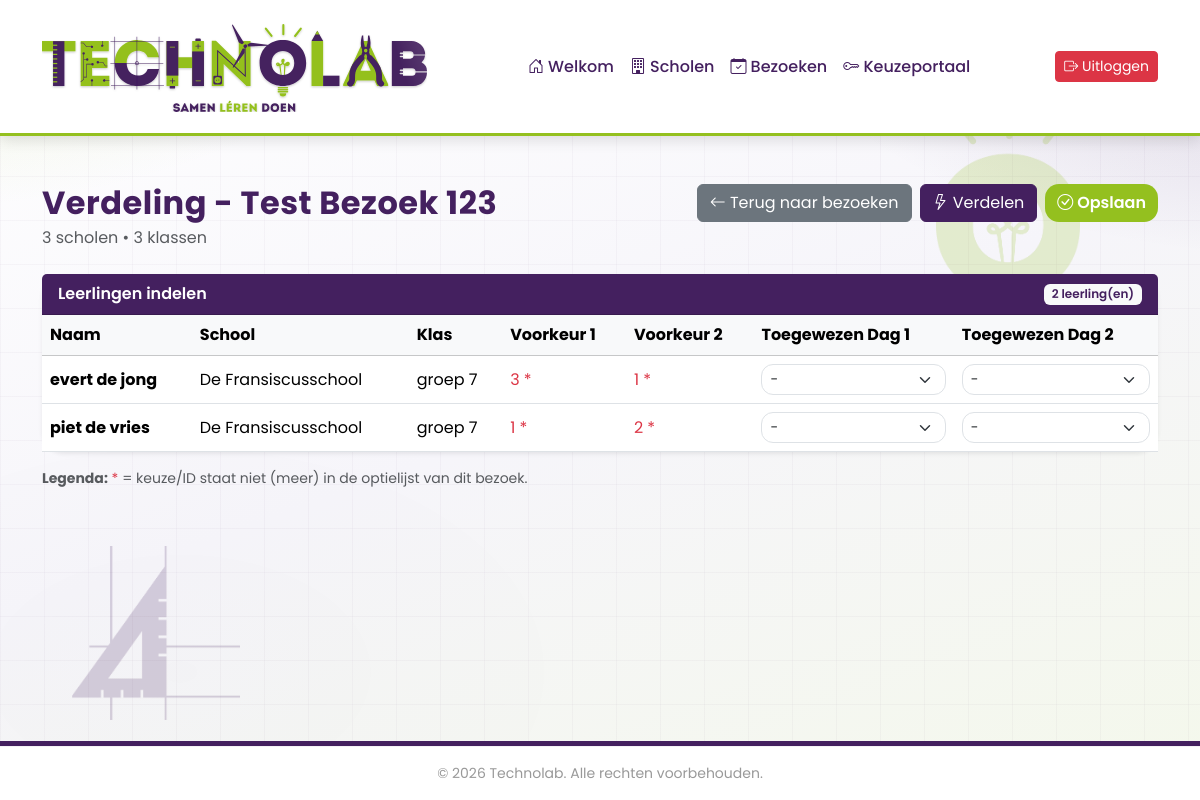
Before: /indeling.php?bezoek_id=1 (signed in) with the older database file.
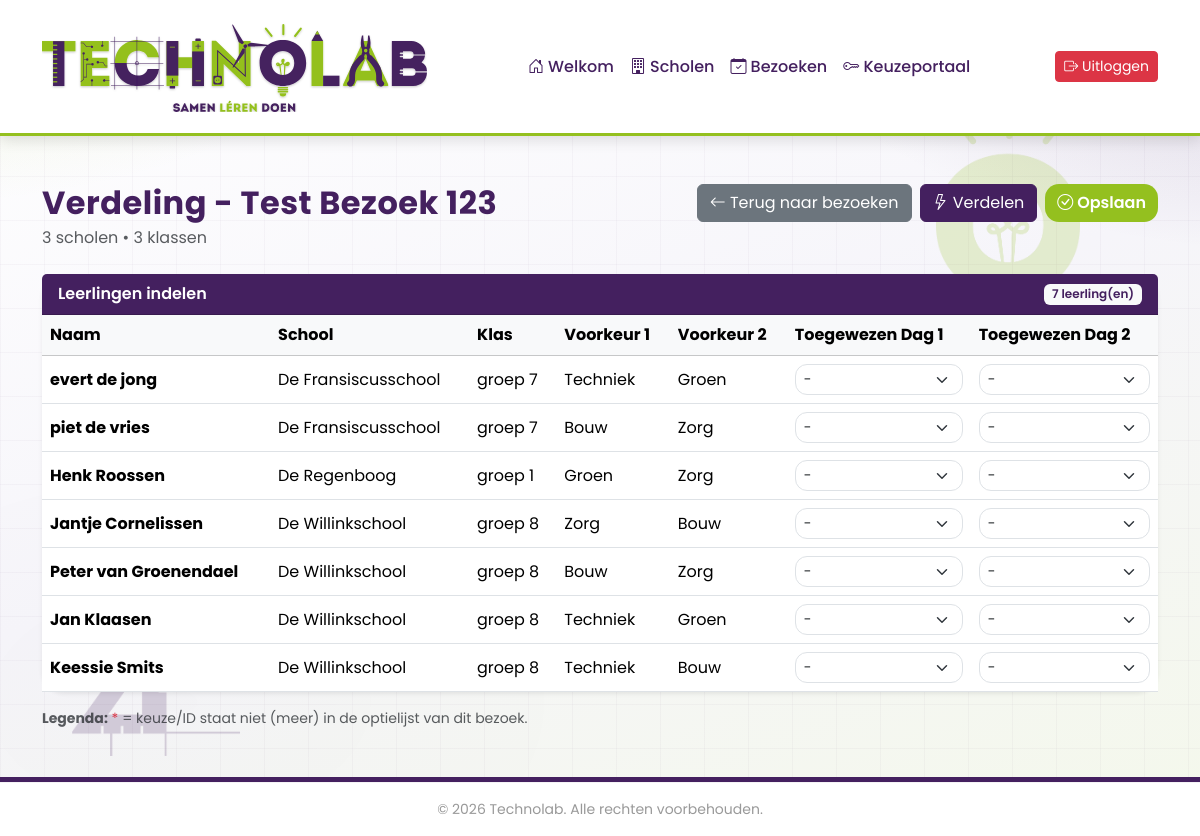
After: the same page with the newer database file.
### tables this page shows
CREATE TABLE `leerling` (
  `leerling_id` int(11) NOT NULL,
  `klas_id` int(11) NOT NULL,
  `voornaam` varchar(100) NOT NULL,
  `tussenvoegsel` varchar(100) DEFAULT NULL,
  `achternaam` varchar(100) NOT NULL,
  `voorkeur1` varchar(100) DEFAULT NULL,
  `voorkeur2` varchar(100) DEFAULT NULL,
  `voorkeur3` varchar(100) DEFAULT NULL,
  `voorkeur4` varchar(100) DEFAULT NULL,
  `voorkeur5` varchar(100) DEFAULT NULL,
  `toegewezen_week` varchar(100) DEFAULT NULL,
  `toegewezen_dag1` varchar(100) DEFAULT NULL,
  `toegewezen_dag2` varchar(100) DEFAULT NULL
);

CREATE TABLE `school` (
  `school_id` smallint(6) NOT NULL,
  `schoolnaam` varchar(100) NOT NULL,
  `plaats` varchar(100) NOT NULL,
  `type_onderwijs` set('Primair Onderwijs','Voortgezet Onderwijs','MBO') DEFAULT NULL
);

CREATE TABLE `klas` (
  `klas_id` int(11) NOT NULL,
  `school_id` int(11) NOT NULL,
  `klasaanduiding` varchar(100) NOT NULL,
  `leerjaar` varchar(100) DEFAULT NULL,
  `schooljaar` varchar(100) NOT NULL
);

### includes/functions.php (called while the page is built, shortened)
<?php
function e(mixed $waarde): string
{
    return htmlspecialchars((string)$waarde, ENT_QUOTES, 'UTF-8');
}

### indeling.php (the view, shortened to what the changed rows need)
<?php
require 'includes/config.php';
$bezoekId = (int)$_GET['bezoek_id'];
$kolomCheckStmt = $conn->prepare("
    SELECT COLUMN_NAME
    FROM INFORMATION_SCHEMA.COLUMNS
    WHERE TABLE_SCHEMA = DATABASE()
      AND TABLE_NAME = 'leerling'
      AND COLUMN_NAME IN ('toegewezen_dag1', 'toegewezen_dag2')
");
$kolomCheckStmt->execute();
$gevondenKolommen = [];
$kolomCheckResult = $kolomCheckStmt->get_result();
while ($kolomRij = $kolomCheckResult->fetch_assoc()) {
    $gevondenKolommen[] = $kolomRij['COLUMN_NAME'];
}
$heeftDag1Kolom = in_array('toegewezen_dag1', $gevondenKolommen, true);
$heeftDag2Kolom = in_array('toegewezen_dag2', $gevondenKolommen, true);
require 'includes/header.php';
$stmt = $conn->prepare('SELECT bezoek_id, naam, type_onderwijs, max_keuzes FROM bezoek WHERE bezoek_id = ?');
$stmt->bind_param('i', $bezoekId);
$stmt->execute();
$bezoekGegevens = $stmt->get_result()->fetch_assoc();
$is_po_bezoek = (($bezoekGegevens['type_onderwijs'] ?? '') === 'PO');
$maxKeuzes = (int)($bezoekGegevens['max_keuzes'] ?? 2);
$paginaTitel = 'Verdeling - ' . ($bezoekGegevens['naam'] ?? 'Bezoek');
$stmt = $conn->prepare("
    SELECT bo.optie_id AS id, bo.naam, bo.dag_deel
    FROM bezoek_optie bo
    WHERE bo.bezoek_id = ? AND bo.actief = 1
    ORDER BY bo.volgorde ASC
");
$stmt->bind_param('i', $bezoekId);
$stmt->execute();
$optie_result = $stmt->get_result();
$wereldNaamPerId = [];
while ($optieRij = $optie_result->fetch_assoc()) {
    $wereldId = (int)$optieRij['id'];
    $wereldNaamPerId[$wereldId] = $optieRij['naam'];
}
$leerlingenSql = "
    SELECT l.leerling_id, l.voornaam, l.tussenvoegsel, l.achternaam,
           l.voorkeur1, l.voorkeur2, l.voorkeur3, l.toegewezen_week,
           k.klasaanduiding, s.schoolnaam";
if ($heeftDag1Kolom) {
    $leerlingenSql .= ', l.toegewezen_dag1';
} else {
    $leerlingenSql .= ', NULL AS toegewezen_dag1';
}
if ($heeftDag2Kolom) {
    $leerlingenSql .= ', l.toegewezen_dag2';
} else {
    $leerlingenSql .= ', NULL AS toegewezen_dag2';
}
$leerlingenSql .= "
    FROM leerling l
    INNER JOIN bezoek_klas bk ON bk.klas_id = l.klas_id
    INNER JOIN klas k ON k.klas_id = l.klas_id
    INNER JOIN school s ON s.school_id = k.school_id
    WHERE bk.bezoek_id = ?
    ORDER BY s.schoolnaam ASC, k.klasaanduiding ASC, l.achternaam ASC, l.voornaam ASC
";
$stmt = $conn->prepare($leerlingenSql);
$stmt->bind_param('i', $bezoekId);
$stmt->execute();
$leerlingen_lijst = $stmt->get_result()->fetch_all(MYSQLI_ASSOC);
?>
<div class="ttr-app">
    <div class="container py-5">
        <div class="d-flex justify-content-between align-items-start mb-4">
            <div>
                <h2 class="fw-bold text-primary mb-1"><?= e($paginaTitel) ?></h2>
            </div>
        </div>
        <div class="card shadow-sm border-0">
            <div class="card-header bg-primary text-white fw-semibold d-flex justify-content-between align-items-center">
                <span>Leerlingen indelen</span>
                <span class="badge bg-light text-primary"><?= count($leerlingen_lijst) ?> leerling(en)</span>
            </div>
            <div class="card-body p-0">
                <div style="overflow-x: auto;">
                    <table class="table table-hover align-middle mb-0">
                        <thead class="table-light">
                            <tr>
                                <th>Naam</th>
                                <th>School</th>
                                <th>Klas</th>
                                <th>Voorkeur 1</th>
                                <th>Voorkeur 2</th>
                                <?php if ($is_po_bezoek): ?>
                                    <th>Toegewezen Dag 1</th>
                                    <th>Toegewezen Dag 2</th>
                                <?php else: ?>
                                    <th>Toegewezen week</th>
                                <?php endif; ?>
                            </tr>
                        </thead>
                        <tbody>
                            <?php if (empty($leerlingen_lijst)): ?>
                                <tr>
                                    <td colspan="<?= $is_po_bezoek ? ($maxKeuzes >= 3 ? 8 : 7) : ($maxKeuzes >= 3 ? 7 : 6) ?>" class="text-center py-3 text-muted">Nog geen leerlingen.</td>
                                </tr>
                            <?php else: ?>
                                <?php foreach ($leerlingen_lijst as $leerling): ?>
                                    <?php
                                    $leerlingId = (int)$leerling['leerling_id'];
                                    ?>
                                    <tr data-student-row="<?= $leerlingId ?>">
                                        <td><strong><?= e(trim($leerling['voornaam'] . ' ' . ($leerling['tussenvoegsel'] ?: '') . ' ' . $leerling['achternaam'])) ?></strong></td>
                                        <td><?= e($leerling['schoolnaam']) ?></td>
                                        <td><?= e($leerling['klasaanduiding']) ?></td>
                                        <?php for ($i = 1; $i <= 2; $i++): ?>
                                            <td>
                                                <?php
                                                $voorkeurWaarde = $leerling['voorkeur' . $i] ?? '';
                                                if (ctype_digit((string)$voorkeurWaarde) && isset($wereldNaamPerId[(int)$voorkeurWaarde])) {
                                                    echo e($wereldNaamPerId[(int)$voorkeurWaarde]);
                                                } elseif ($voorkeurWaarde === '' || $voorkeurWaarde === null) {
                                                    echo '<span class="text-muted">-</span>';
                                                } else {
                                                    echo '<span class="text-danger">' . e($voorkeurWaarde) . ' *</span>';
                                                }
                                                ?>
                                            </td>
                                        <?php endfor; ?>
                                        <?php if ($is_po_bezoek): ?>
                                            <td>
                                                <select class="form-select form-select-sm assign-dag1" data-leerling-id="<?= $leerlingId ?>">
                                                    <option value="">-</option>
                                                </select>
                                            </td>
                                            <td>
                                                <select class="form-select form-select-sm assign-dag2" data-leerling-id="<?= $leerlingId ?>">
                                                    <option value="">-</option>
                                                </select>
                                            </td>
                                        <?php endif; ?>
                                    </tr>
                                <?php endforeach; ?>
                            <?php endif; ?>
                        </tbody>
                    </table>
                </div>
            </div>
        </div>
    </div>
</div>
<?php require 'includes/footer.php'; ?>

Changed rows visible on the page:
changed leerling "evert de jong": voorkeur1 "3" → "80" (drawn); voorkeur2 "1" → "79" (drawn)
changed leerling "piet de vries": voorkeur1 "1" → "81" (drawn); voorkeur2 "2" → "82" (drawn)
added leerling: voornaam+tussenvoegsel+achternaam "Henk Roossen", school.schoolnaam "De Regenboog", klas.klasaanduiding "groep 1", voorkeur1 "Groen", voorkeur2 "Zorg"
added leerling: voornaam+tussenvoegsel+achternaam "Jantje Cornelissen", school.schoolnaam "De Willinkschool", klas.klasaanduiding "groep 8", voorkeur1 "Zorg", voorkeur2 "Bouw"
added leerling: voornaam+tussenvoegsel+achternaam "Peter van Groenendael", school.schoolnaam "De Willinkschool", klas.klasaanduiding "groep 8", voorkeur1 "Bouw", voorkeur2 "Zorg"
added leerling: voornaam+tussenvoegsel+achternaam "Jan Klaasen", school.schoolnaam "De Willinkschool", klas.klasaanduiding "groep 8", voorkeur1 "Techniek", voorkeur2 "Groen"
added leerling: voornaam+tussenvoegsel+achternaam "Keessie Smits", school.schoolnaam "De Willinkschool", klas.klasaanduiding "groep 8", voorkeur1 "Techniek", voorkeur2 "Bouw"
Other visible differences:
count($leerlingen_lijst): "2" → "7"
new list line: "Techniek"
new list line: "Groen"
new list line: "Bouw"
new list line: "Zorg"
list line gone: "3"
list line gone: "1"
list line gone: "2"
